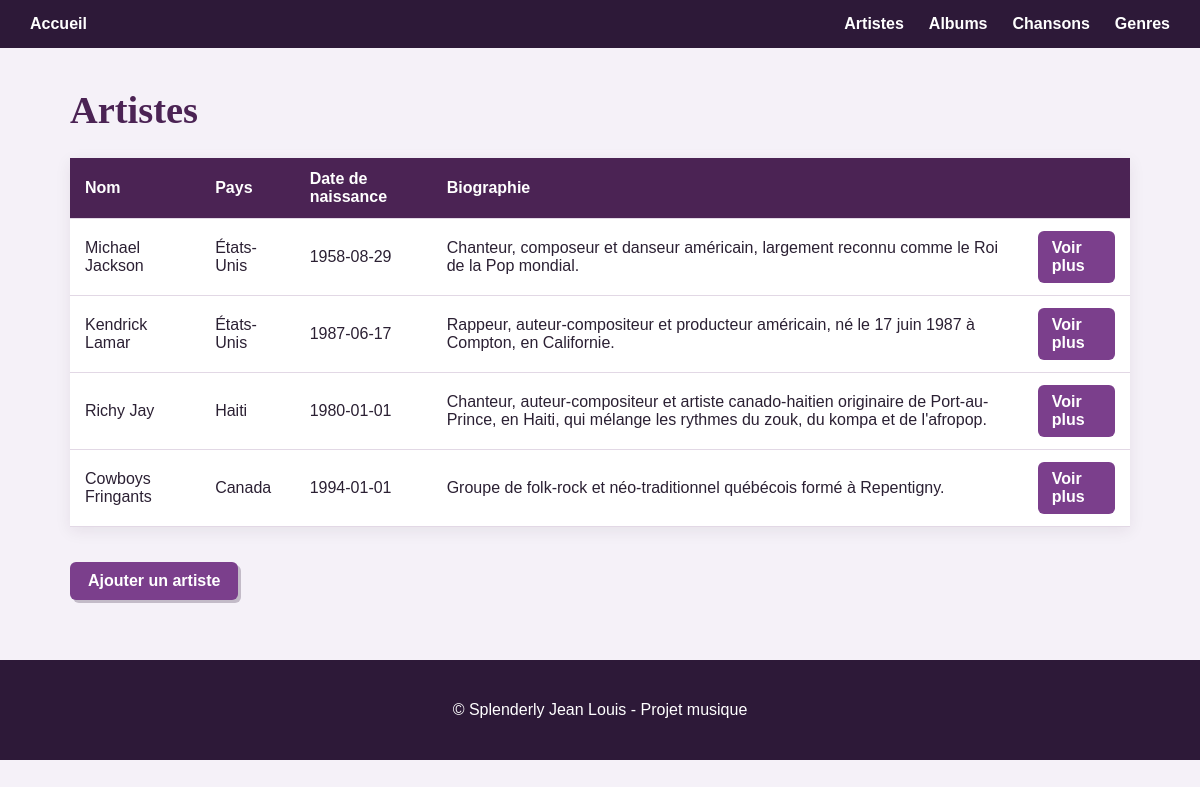
The app's page /artiste-index.php with its own data.
### tables this page shows
CREATE TABLE
    artiste (
        id INT AUTO_INCREMENT PRIMARY KEY,
        nom VARCHAR(100) NOT NULL,
        pays VARCHAR(100),
        date_naissance DATE,
        biographie TEXT
    );

### Classes/CRUD.php (called while the page is built, shortened)
<?php
class CRUD extends PDO
{
    public function select(string $table, $field = "id", $order = "ASC"): array{
        $sql = "SELECT * FROM $table ORDER BY $field $order";
        $stmt = $this->query($sql);
        return $stmt->fetchAll();
    }
}

### Classes/Artiste.php (called while the page is built, shortened)
<?php
require_once('CRUD.php');
class Artiste {
    public static function tous(CRUD $crud){
        return $crud->select('artiste');
    }
}

### artiste-index.php (the view, shortened to what this page needs)
<?php
require_once('Classes/CRUD.php');
require_once('Classes/Artiste.php');
$crud = new CRUD;
$artistes = Artiste::tous($crud);
?>
<!DOCTYPE html>
<html lang="fr">
<head>
    <link rel="stylesheet" href="css/style.css">
</head>
<body>
    <?php require_once('nav.php'); ?>
    <main>
        <h1>Artistes</h1>
        <table>
            <thead>
                <tr>
                    <th>Nom</th>
                    <th>Pays</th>
                    <th>Date de naissance</th>
                    <th>Biographie</th>
                    <th></th>
                </tr>
            </thead>
            <tbody>
                <?php foreach ($artistes as $artiste): ?>
                    <tr>
                        <td>
                            <?= $artiste['nom'] ?>
                        </td>
                        <td>
                            <?= $artiste['pays'] ?>
                        </td>
                        <td>
                            <?= $artiste['date_naissance'] ?>
                        </td>
                        <td>
                            <?= $artiste['biographie'] ?>
                        </td>
                        <td>
                            <a href="artiste-show.php?id=<?= $artiste['id'] ?>">
                                Voir plus
                            </a>
                        </td>
                    </tr>
                <?php endforeach; ?>
            </tbody>
        </table>
        <a href="artiste-create.php">
            Ajouter un artiste
        </a>
    </main>
    <?php require_once('footer.php'); ?>
</body>
</html>

### css/style.css (style rules this page uses)
* { box-sizing: border-box; }
body { margin: 0; font-family: "Trebuchet MS", Arial, sans-serif; background-color: #f5f1f8; color: #2b2033; }
main { max-width: 1100px; margin: 40px auto; padding: 0 20px; }
h1, h2, h3 { font-family: Georgia, "Times New Roman", serif; color: #4b2354; }
h1 { font-size: 2.4rem; }
a { color: #7b3f8c; text-decoration: none; }
main>a[href*="-create.php"] { display: inline-block; padding: 10px 18px; margin-top: 10px; border-radius: 6px; background-color: #7b3f8c; color: white; font-weight: bold; box-shadow: 3px 3px 0 rgba(45, 25, 56, 0.25); }
table { width: 100%; border-collapse: collapse; margin: 25px 0; background-color: white; box-shadow: 0 4px 15px rgba(45, 25, 56, 0.08); }
th, td { padding: 12px 15px; border-bottom: 1px solid #e2d8e5; text-align: left; }
th { background-color: #4b2354; color: white; }
td a { display: inline-block; padding: 8px 14px; border-radius: 6px; background-color: #7b3f8c; color: white; font-weight: bold; }

### records on screen
artiste: nom "Michael Jackson", pays "États-Unis", date_naissance "1958-08-29", biographie "Chanteur, composeur et danseur américain, largement reconnu comme le Roi de la Pop mondial."
artiste: nom "Kendrick Lamar", pays "États-Unis", date_naissance "1987-06-17", biographie "Rappeur, auteur-compositeur et producteur américain, né le 17 juin 1987 à Compton, en Californie."
artiste: nom "Richy Jay", pays "Haiti", date_naissance "1980-01-01", biographie "Chanteur, auteur-compositeur et artiste canado-haitien originaire de Port-au-Prince, en Haiti, qui mélange les rythmes du zouk, du kompa et de l'afropop."
artiste: nom "Cowboys Fringants", pays "Canada", date_naissance "1994-01-01", biographie "Groupe de folk-rock et néo-traditionnel québécois formé à Repentigny."
